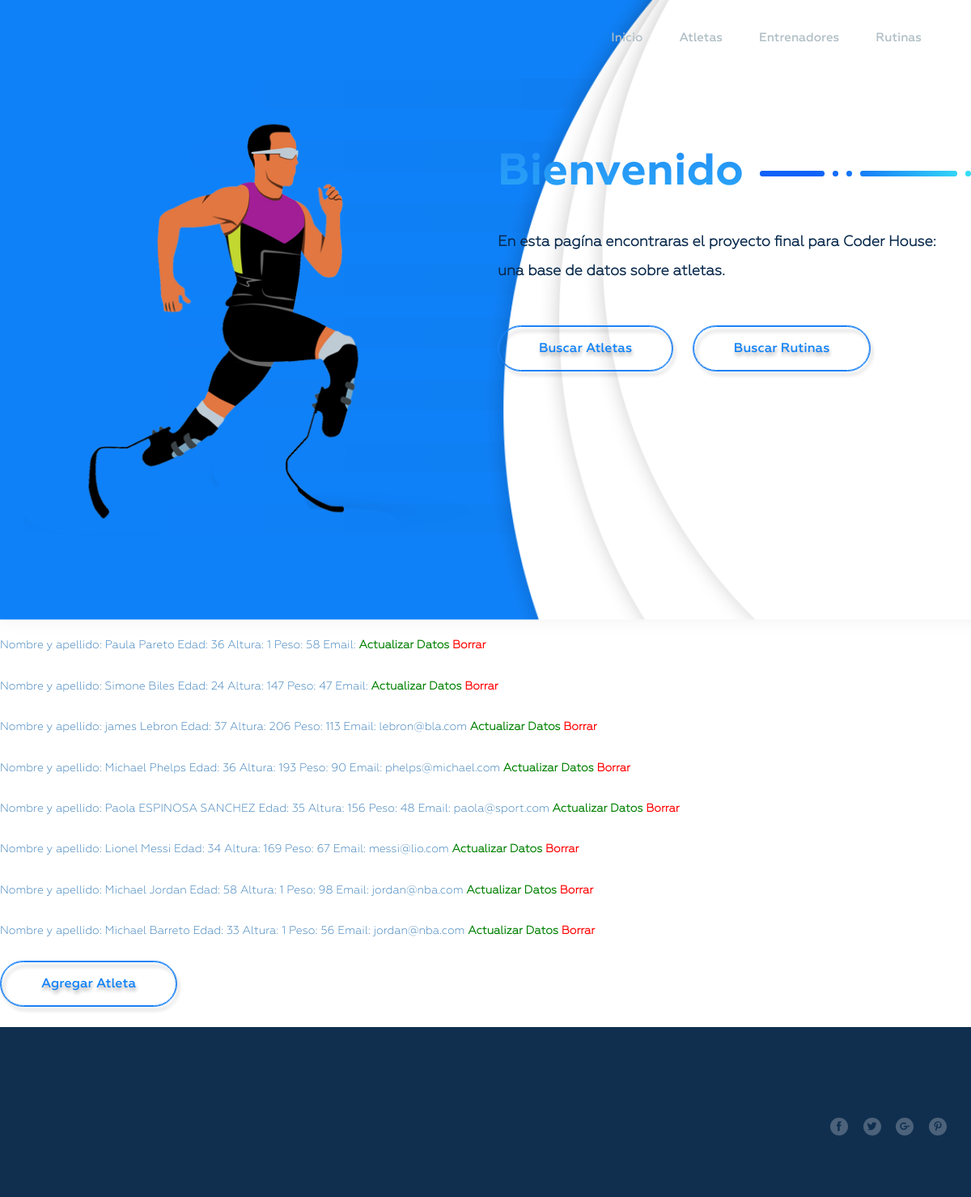
Page /app/atletas on the earlier database version.
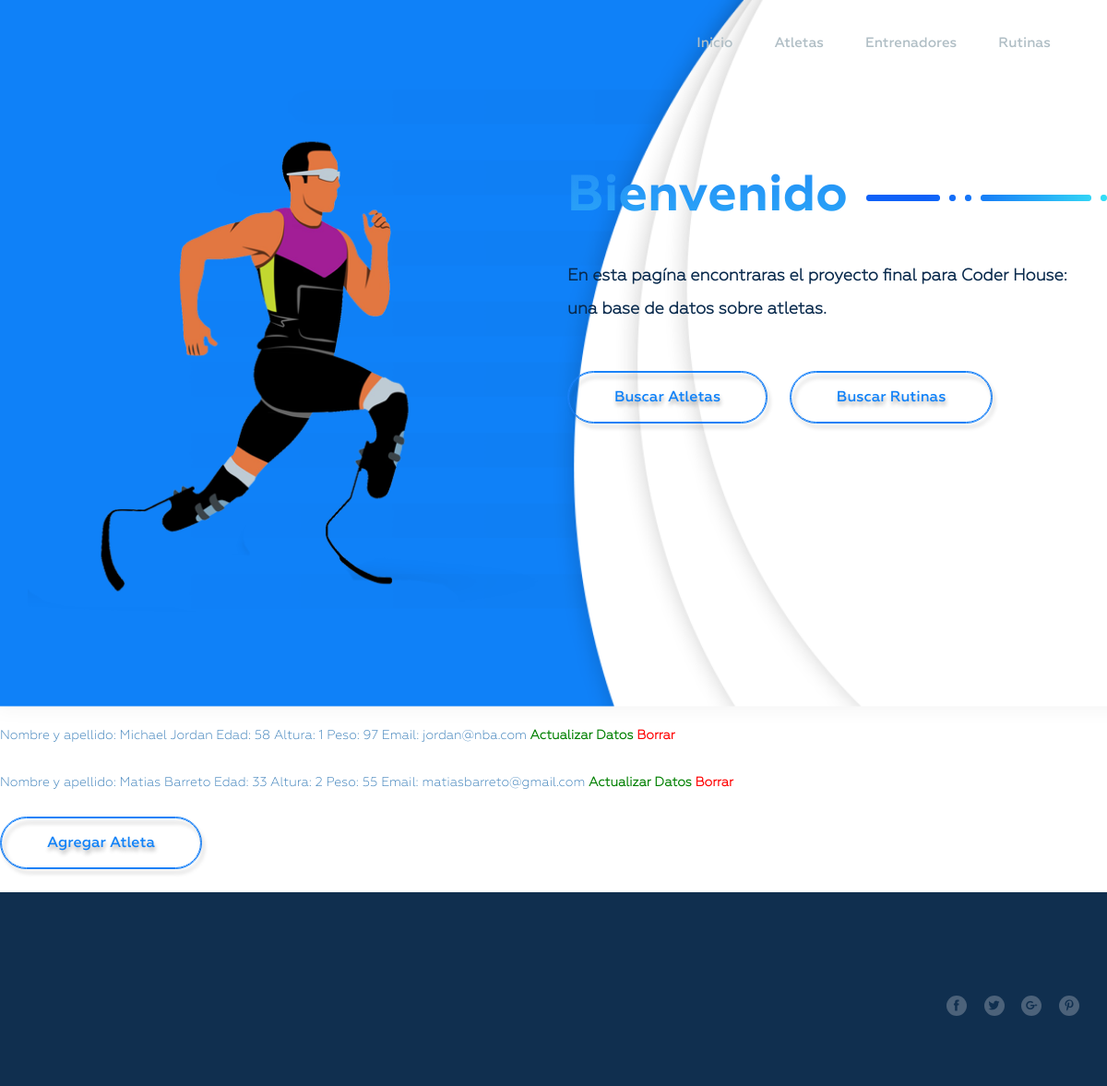
Same page on the later database version.
### app_proyectoFinal/models.py (models this page shows)
class Atleta(Model):
    nombre = CharField(max_length=40)
    apellido = CharField(max_length=40)
    edad= IntegerField()
    altura= IntegerField()
    peso= IntegerField()
    email = EmailField()
    def __str__(self):
        return f'Nombre y apellido: {self.nombre} {self.apellido} Edad: {self.edad} Altura: {self.altura} Peso: {self.peso} Email: {self.email}'

### app_proyectoFinal/views.py (the view)
# urls.py: path('atletas', atletaListView.as_view(), name='Atletas'),
class atletaListView(ListView):
    model = Atleta
    template_name = 'atletas.html'
    context_object_name = 'lista_atletas'

### templates/app_proyectoFinal/atletas.html (shortened to what this page needs)
{% extends "padre.html" %}
{% load static %}
{% block contenido %}
{% for atleta in lista_atletas %}
    <a href="{% url 'Detalle Atletas' atleta.id %}"> {{atleta}} </a>
    <a href="{% url 'Actualizar Atletas' atleta.id %}" style="color: green"><b>Actualizar Datos</b></a>
    <a href="{% url 'Borrar Atletas' atleta.id %}"style="color: red"><b>Borrar</b></a>
    <br>
    <br>
{% endfor %}
<a class="header__button" href="{% url 'Formulario de Atletas' %}">Agregar Atleta</a>
<br>
<br>
{% endblock %}

### templates/app_proyectoFinal/padre.html (shortened to what this page needs)
<!doctype html>
<html lang="en">
{% load static %}
<head>
    <link rel="stylesheet" href="{% static 'app_proyectoFinal/assets/bootstrap/css/bootstrap.min.css' %}">
    <link rel="stylesheet" href="{% static 'app_proyectoFinal/assets/fonts/flat-icon/flaticon.css' %}">
    <link rel="stylesheet" href="{% static 'app_proyectoFinal/css/style.css' %}">
</head>
<body>
    <div id="content-wrapper">
        <header class="header header--bg">
            <div class="container">
                <nav class="navbar">
                    <div class="collapse navbar-collapse" id="myNavbar">
                        <ul class="nav navbar-nav pull-right">
                            <li><a href="{% url 'Inicio' %}">Inicio</a></li>
                            <li><a href="{% url 'Atletas' %}">Atletas</a></li>
                            <li><a href="{% url 'Entrenadores' %}">Entrenadores</a></li>
                            <li><a href="{% url 'Rutinas' %}">Rutinas</a></li>
                        </ul>
                    </div>
                </nav>
                <div class="row">
                    <div class="col-lg-6">
                        <img class="img-responsive" src="{% static 'app_proyectoFinal/assets/images/runner.png' %}" alt="">
                    </div>
                    <div class="col-lg-6 header__content">
                        <h1 class="title">Bienvenido<span class="title-style"></span></h1>
                        <p>En esta pagína encontraras el proyecto final para Coder House: una base de datos sobre atletas.</p>
                        <a class="header__button" href="{% url 'Busqueda de Atletas' %}">Buscar Atletas</a>
                        <a class="header__button" href="#">Buscar Rutinas</a>
                    </div>
                </div>
            </div>
        </header>
        {% block contenido %}
        {% endblock %}
        <footer class="footer footer--bg">
            <div class="container">
                <div class="row">
                    <div class="col-md-4 footer__left">
                        <a class="navbar-brand" href="#"></a>
                    </div>
                    <div class="col-md-2 footer__link">
                    </div>
                    <div class="col-md-2 footer__link">
                    </div>
                    <div class="col-md-4 footer__social-icons">
                        <li><a href="#"><i class="flaticon-facebook-letter-logo"></i></a></li>
                        <li><a href="#"><i class="flaticon-twitter-logo-silhouette"></i></a></li>
                        <li><a href="#"><i class="flaticon-google-plus"></i></a></li>
                        <li><a href="#"><i class="flaticon-pinterest-logo"></i></a></li>
                    </div>
                </div>
            </div>
        </footer>
    </div>
</body>
</html>

### app_proyectoFinal/static/app_proyectoFinal/css/style.css (style rules this page uses)
ul li, li { list-style-type: none; }
ul { padding-left: 0; }
html,body { width: 100%; height: 100%; margin: 0px; padding: 0px; overflow-x: hidden; font-family: 'Geometria'; line-height: 1.8; }
h1,h2 { font-family: 'Geometria-Bold'; }
p { font-family: "Geometria"; font-weight: bold; }
.header--bg { background: url("../assets/images/header-background.png") left center no-repeat; background-size: 100% 100%; }
@media (max-width: 1399px) { .header--bg { background-size: cover } }
.header .navbar { padding-top: 20px; background: transparent; }
@media (min-width: 1000px) { .header .nav li { padding-right: 15px; } }
@media (min-width: 1000px) { .header .nav li:last-child { padding-right: 0; } }
.header .nav li a { font-family: 'Geometria-Medium'; font-size: 15px; color: #b0bec5; }
.header .row { padding-top: 40px; padding-bottom: 120px; }
.header__content .title { font-size: 55px; background: -webkit-linear-gradient(#2086F7, #2BA8F7); -webkit-background-clip: text; -webkit-text-fill-color: transparent; line-height: 1.3; padding-top: 25px; margin-bottom: 30px; }
.header__content .title-style { background: url("../assets/images/title-shape.png") left center no-repeat; padding: 0px 135px; vertical-align: middle; margin-left: 20px; }
.header__content p { font-size: 18px; color: #08294c; font-weight: bold; line-height: 2; margin-bottom: 50px; }
.header__button { display: inline-block; font-family: 'Geometria-Medium'; font-size: 16px; color: #0f81f8; padding: 13px 50px; border: 1px solid #1A82F8; border-radius: 30px; position: relative; background-color: transparent; text-shadow: 1px 4px 4px rgba(0, 0, 0, .3); margin-right: 20px; }
.header__button:after { content: ""; position: absolute; left: 0; right: 0; top: 0; bottom: 0; border-radius: inherit; border: inherit; -webkit-filter: drop-shadow(3px 5px 2px rgba(0, 0, 0, .4)); filter: drop-shadow(3px 5px 2px rgba(0, 0, 0, .4)); }
.navbar-brand { background: url("../assets/images/logo.png") left center no-repeat; padding:0px 90px; }
.footer--bg { background-color: #102F4F; padding-top: 50px; padding-bottom: 50px; }
.footer__left .navbar-brand { margin-bottom: 50px; display: block; float: none; margin-top: 10px; }
.footer__social-icons { text-align: right; margin-top: 60px; }
.footer__social-icons li { display: inline-block; margin-right: 15px; }
.footer__social-icons li:last-child { margin-right: 0; }
.footer__social-icons li [class^="flaticon-"]:before, .footer__social-icons li [class*=" flaticon-"]:before { margin: 0; width: 22px; height: 22px; display: block; border-radius: 50%; font-size: 12px; text-align: center; background-color: #4C627A; color: #102F4F; }
.footer__social-icons li a { display: block; }

Differences in the rows shown:
removed Atleta: nombre+apellido+edad "Nombre y apellido: Paula Pareto Edad: 36 Altura: 1 Peso: 58 Email:"
removed Atleta: nombre+apellido+edad "Nombre y apellido: Simone Biles Edad: 24 Altura: 147 Peso: 47 Email:"
removed Atleta: nombre+apellido+edad "Nombre y apellido: james Lebron Edad: 37 Altura: 206 Peso: 113 Email: lebron@bla.com"
removed Atleta: nombre+apellido+edad "Nombre y apellido: Michael Phelps Edad: 36 Altura: 193 Peso: 90 Email: phelps@michael.com"
removed Atleta: nombre+apellido+edad "Nombre y apellido: Paola ESPINOSA SANCHEZ Edad: 35 Altura: 156 Peso: 48 Email: paola@sport.com"
removed Atleta: nombre+apellido+edad "Nombre y apellido: Lionel Messi Edad: 34 Altura: 169 Peso: 67 Email: messi@lio.com"
removed Atleta: nombre+apellido+edad "Nombre y apellido: Michael Barreto Edad: 33 Altura: 1 Peso: 56 Email: jordan@nba.com"
changed Atleta: nombre+apellido+edad "Nombre y apellido: Michael Jordan Edad: 58 Altura: 1 Peso: 98 Email: jordan@nba.com" → "Nombre y apellido: Michael Jordan Edad: 58 Altura: 1 Peso: 97 Email: jordan@nba.com"
added Atleta: nombre+apellido+edad "Nombre y apellido: Matias Barreto Edad: 33 Altura: 2 Peso: 55 Email: matiasbarreto@gmail.com"
